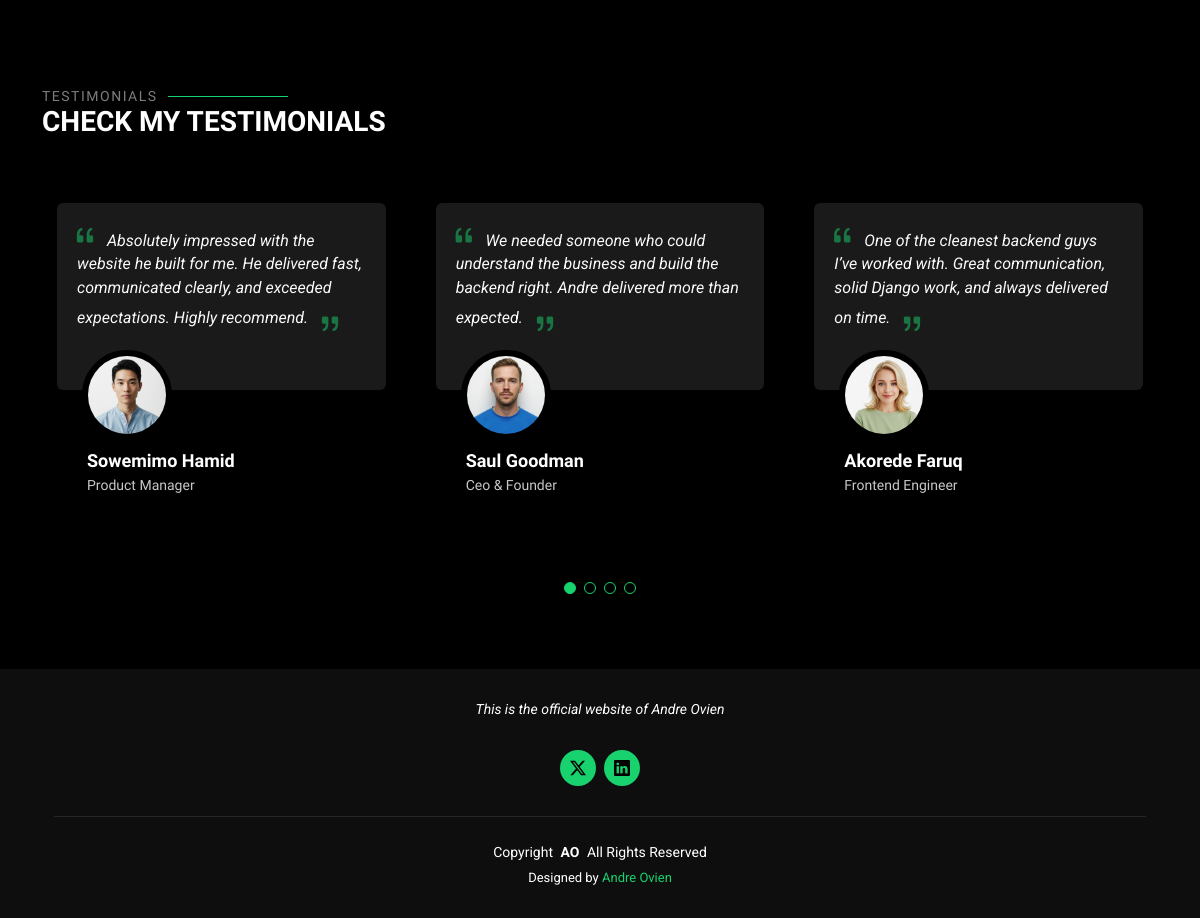
Page /about/ (lower part) on the earlier database version.
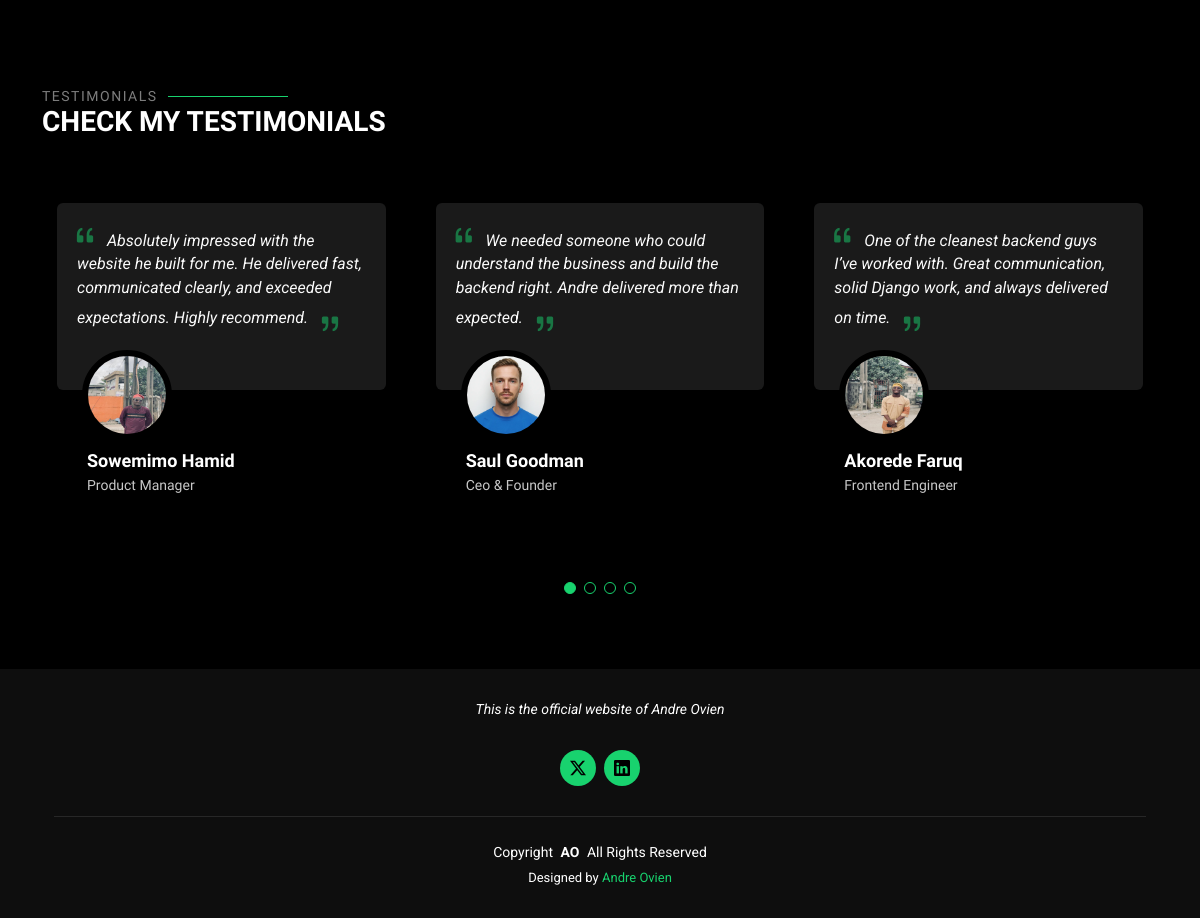
Same page on the later database version.
### index/models.py (models this page shows, shortened)
class Testimonials(models.Model):
    name = models.CharField(max_length=50, blank=False)
    position = models.CharField(max_length=50, blank=False)
    image = models.ImageField(upload_to="Testimonial")
    text = models.TextField()

### index/views.py (the view)
# urls.py: path('about/',views.about,name="about"),
def about(request):
    about = About.objects.all()[0]
    testimonial = Testimonials.objects.all()
    context={
        'about': about,
        'data': testimonial
    }
    return render(request,'index/about.html',context)

### templates/index/about.html (shortened to what this page needs)
{% extends "base.html" %}
{% block body %}
{% load static %}
<section id="interests" class="interests section">
</section>
<section id="testimonials" class="testimonials section">
  <div class="container section-title" data-aos="fade-up">
    <h2>Testimonials</h2>
    <div>
      <span>Check my</span> <span class="description-title">Testimonials</span>
    </div>
  </div>
  <div class="container" data-aos="fade-up" data-aos-delay="100">
    <div class="swiper init-swiper" data-speed="600" data-delay="5000">
      <div class="swiper-wrapper">
        {% for row in data %}
        <div class="swiper-slide">
          <div class="testimonial-item">
            <p>
              <i class="bi bi-quote quote-icon-left"></i>
              <span
                >{{ row.text }}</span
              >
              <i class="bi bi-quote quote-icon-right"></i>
            </p>
            <img
              src="/media/{{ row.image }}"
              class="testimonial-img"
              alt=""
            />
            <h3>{{ row.name }}</h3>
            <h4>{{ row.position }}</h4>
          </div>
        </div>
        {% endfor %}
      </div>
      <div class="swiper-pagination"></div>
    </div>
  </div>
</section>
{% endblock %}

Differences in the rows shown:
changed Testimonials "Sowemimo Hamid": image: a different picture
changed Testimonials "Akorede Faruq": image: a different picture
